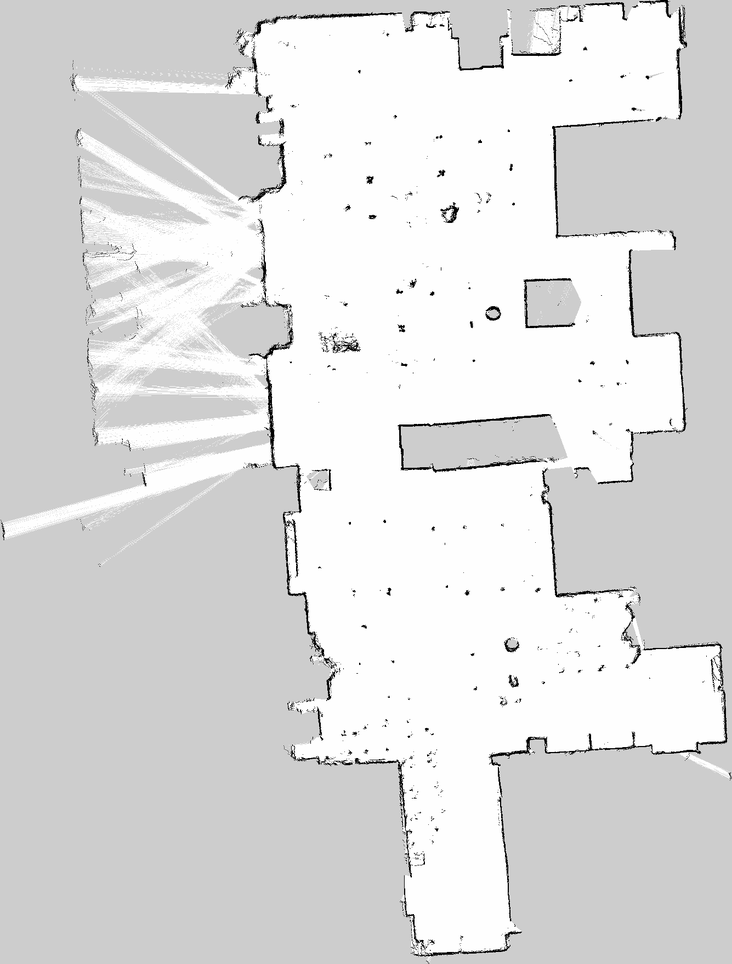
#> input picture room1.pgm, 732 x 964 px, shrunk from 1335 x 1760 before the run
$ python -i utils.py   (imports and definitions only)
#> lines starting #> are read from the running program, lines starting #| are printed output that depends on the picture; after the words box and inside, x2 and y2 are one past the last pixel; in counts of white or black regions, pixels touching at a corner belong together
#> further down, picture is the input picture: shape (964, 732, 3); min 0, max 255, mean 222.2
#### Importing Libraries ###
import cv2
import numpy as np
import matplotlib.pyplot as plt
import math


def noise_reduction(img):
    blurred = cv2.medianBlur(img, 3)  ## Removal of Salt and pepper noise
    # _, binary = cv2.threshold(blurred, 127, 255, cv2.THRESH_BINARY)  # Create binary image.
    # kernel = np.ones((2, 2), np.uint8)  # Define the structuring element
    # closed = cv2.morphologyEx(binary, cv2.MORPH_CLOSE, kernel, iterations=2) # Apply Closing
    kernel = np.ones((2, 2), np.uint8)
    eroded = cv2.morphologyEx(blurred, cv2.MORPH_ERODE, kernel, iterations=2)  # Apply erosion
    return eroded


def line_detection(img):
    high_thresh, thresh_im = cv2.threshold(cv2.cvtColor(img, cv2.COLOR_BGR2GRAY), 0, 255,
                                           cv2.THRESH_BINARY + cv2.THRESH_OTSU)
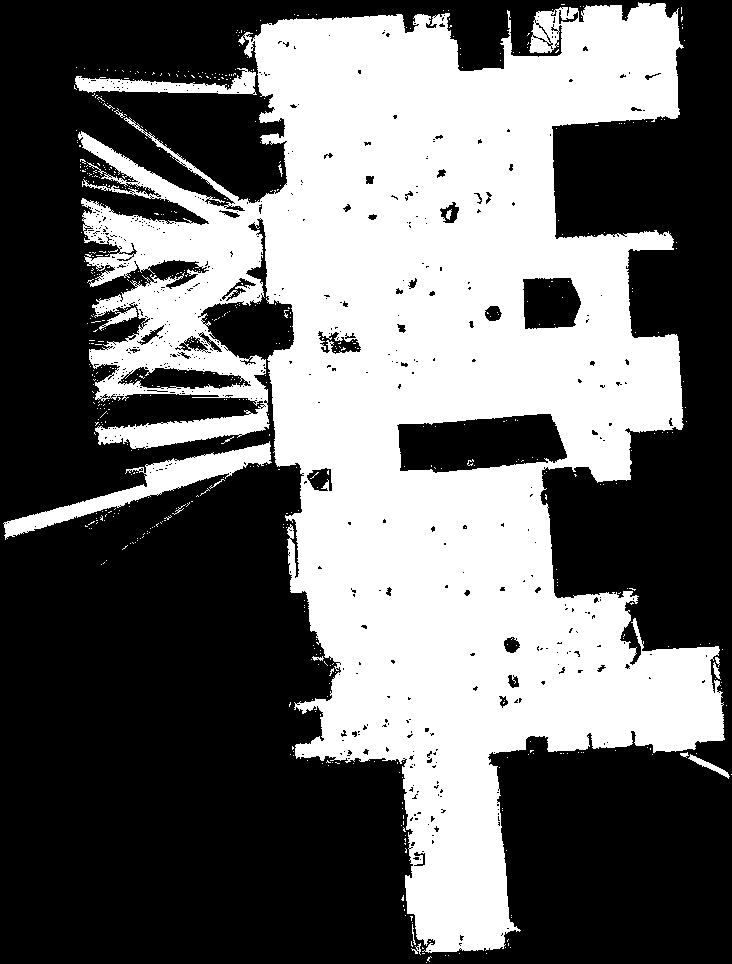
#> thresh_im: shape (964, 732); 41.6% white; 593 white regions (576 under 20 px), largest, box (x1, y1, x2, y2) and area: (78, 2, 725, 953) 284123, (3, 441, 272, 540) 5174, (75, 68, 257, 95) 2102
#> high_thresh = 226
    lowThresh = 0.5 * high_thresh
#> lowThresh = 113
    ## 1. Canny Edge Detector
    edges = cv2.Canny(img, lowThresh, high_thresh)
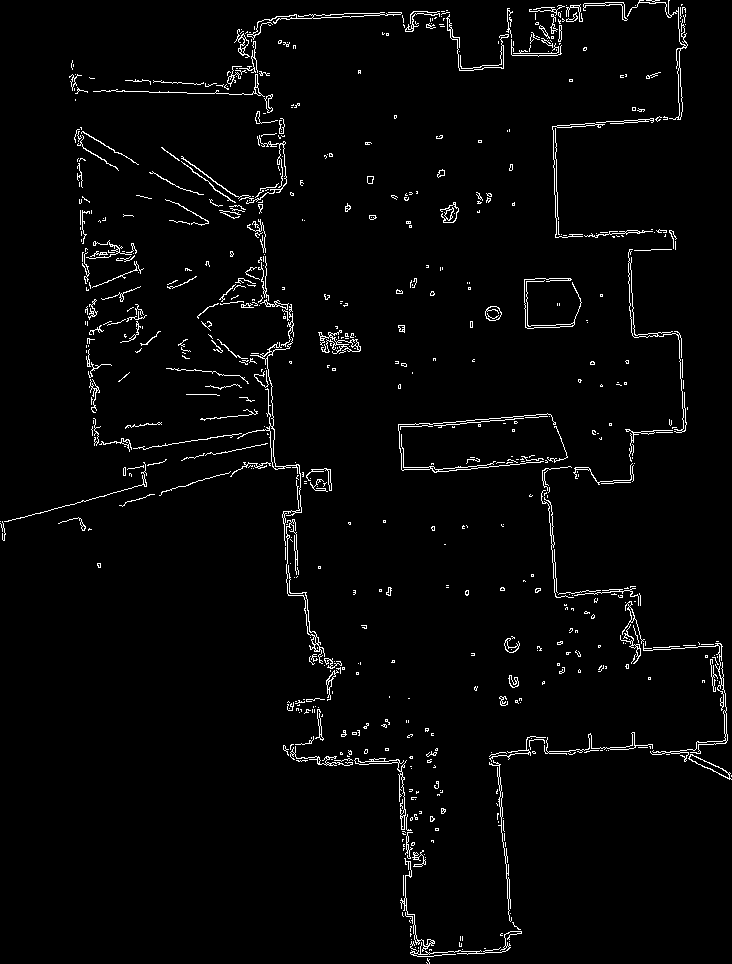
#> edges: shape (964, 732); 2.6% white in thin lines or dots
    kernel = np.ones((2, 2), np.uint8)
    ## 2. Dilating the edges
    morph = cv2.morphologyEx(edges, cv2.MORPH_DILATE, kernel)  ## Dilate the edges
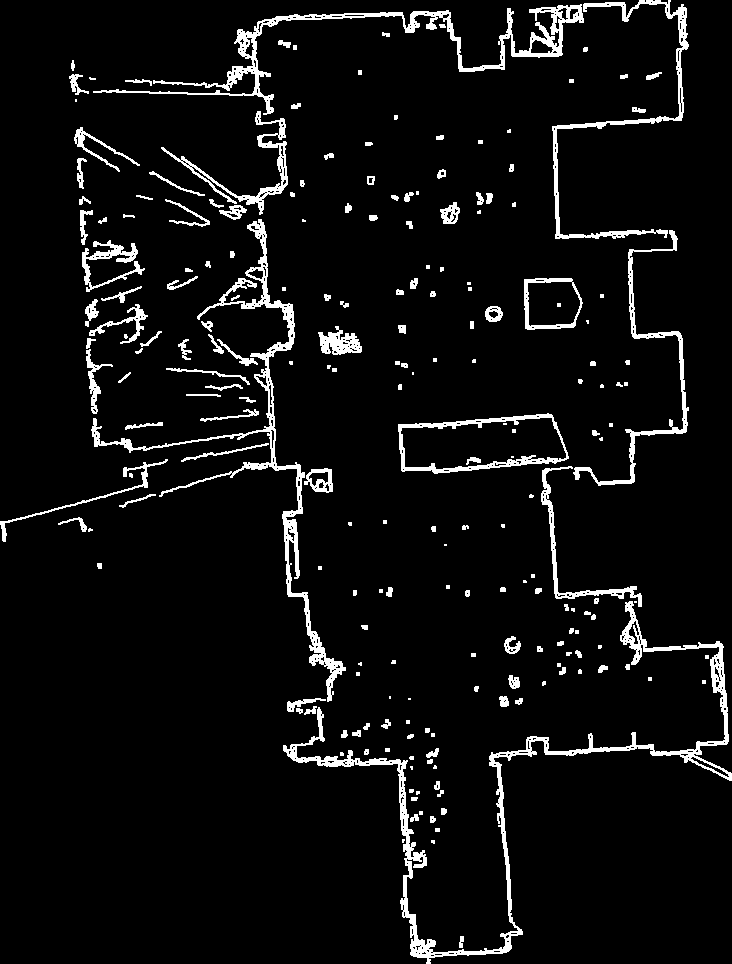
#> morph: shape (964, 732); 5.7% white; 214 white regions (67 under 20 px), largest, box (x1, y1, x2, y2) and area: (283, 601, 732, 964) 7347, (91, 219, 346, 702) 5530, (93, 4, 584, 115) 4855
    # 3. Hough Transform with Adjusted Parameters
    gray = cv2.cvtColor(img, cv2.COLOR_BGR2GRAY)
    lines = cv2.HoughLinesP(morph, 1, np.pi / 180, 30, minLineLength=20, maxLineGap=15)  # Adjusted parameters
#> lines = 825 rows, first 6: [255, 26, 259, 146], [541, 7, 670, 0], [251, 56, 254, 94], [76, 74, 77, 94], [262, 20, 450, 14], [253, 34, 256, 94]
    # 4. Line Filtering (More Reasonable Length)
    filtered_lines = []
    if lines is not None:
        for line in lines:
            x1, y1, x2, y2 = line[0]
            length = np.sqrt((x2 - x1) ** 2 + (y2 - y1) ** 2)
            if length > 10:  # More reasonable length threshold
                filtered_lines.append(line[0])
#> this loop made 825 passes
#> (x1, y1, x2, y2, length) on passes 1 to 3: (255, 26, 259, 146, 120.1), (541, 7, 670, 0, 129.2), (251, 56, 254, 94, 38.12)
#> after the loop, filtered_lines = 825 items, first 6: [255, 26, 259, 146], [541, 7, 670, 0], [251, 56, 254, 94], [76, 74, 77, 94], [262, 20, 450, 14], [253, 34, 256, 94]

    # 5 Create Floor Plan Image
    floor_plan = np.zeros_like(gray)
    if filtered_lines:
        for line in filtered_lines:
            x1, y1, x2, y2 = line
            cv2.line(floor_plan, (x1, y1), (x2, y2), 255, 2)
#> this loop made 825 passes
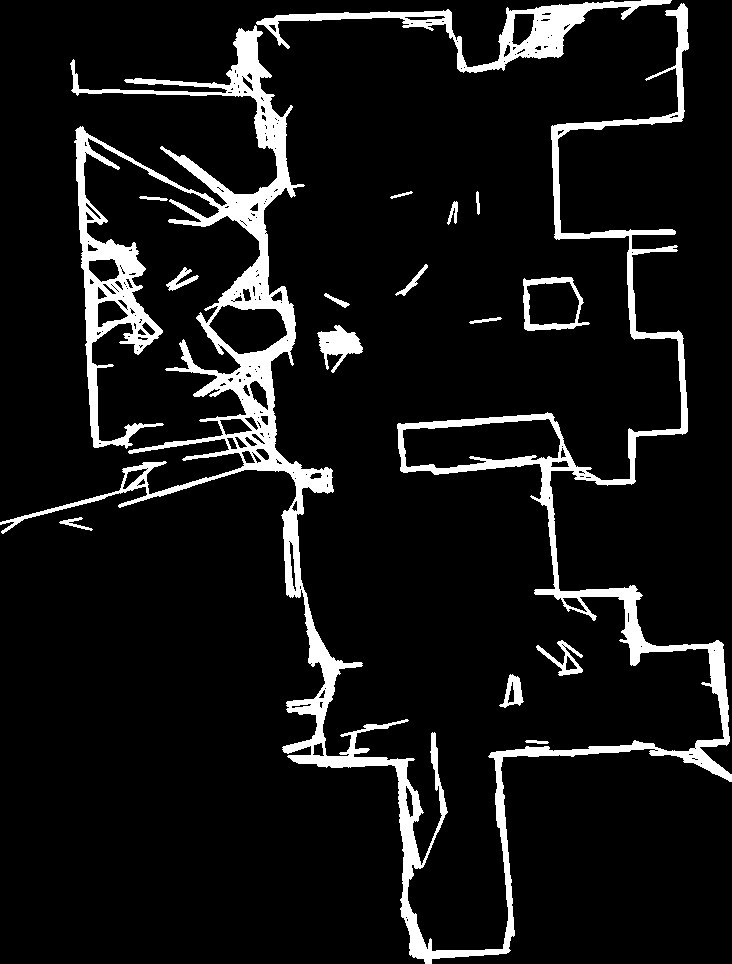
#> floor_plan: shape (964, 732); 8.9% white; 16 white regions, largest, box (x1, y1, x2, y2) and area: (0, 3, 732, 964) 52972, (256, 0, 672, 73) 5878, (317, 325, 363, 373) 1059
    return floor_plan


def morph_operation_to_get_line(img):
    # Morphological Operations
    kernel = np.ones((3, 3), np.uint8)
    morph = cv2.morphologyEx(img, cv2.MORPH_DILATE, kernel)
    # morph2 = cv2.morphologyEx(morph, cv2.MORPH_OPEN, kernel,iterations=2)

    return morph


# [46 lines of commented-out code are left out]

def refine_boundary(img, area_min):
    ###area_min: Minimum area for contour detection##
    contours, hierarchy = cv2.findContours(img, cv2.RETR_EXTERNAL, cv2.CHAIN_APPROX_NONE)
    refined_img = np.zeros_like(img)
    for contour in contours:
        # Check if the contour is closed (area > 0)
        if cv2.contourArea(contour) > area_min:
            # Approximate the contour with a polygon
            epsilon = 0.0005 * cv2.arcLength(contour, True)  # Adjust epsilon for accuracy
            approx = cv2.approxPolyDP(contour, epsilon, True)
            cv2.drawContours(refined_img, [approx], 0, 255, thickness=2)

    return refined_img
    # Create a blank image to draw the refined boundaries

>>> import cv2
>>> picture = cv2.imread('room1.pgm')
>>> result = line_detection(picture)

$ run again, on room2.pgm
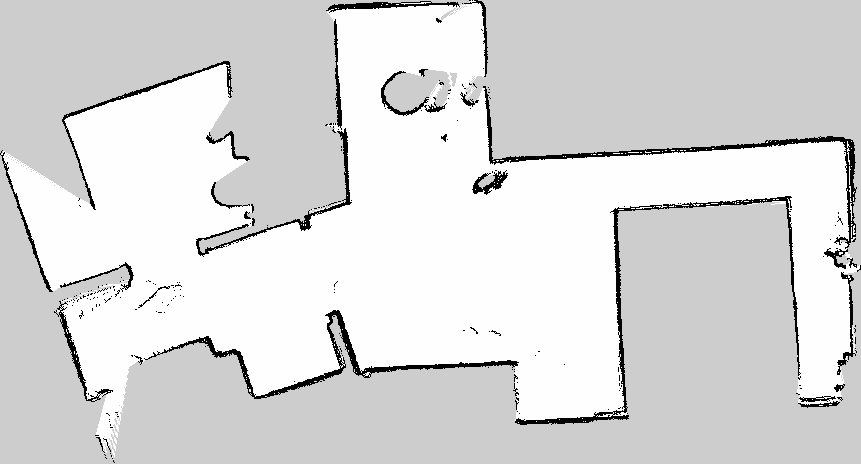
#> input picture room2.pgm, 861 x 464 px
#> picture is the input picture: shape (464, 861, 3); min 0, max 254, mean 218
#> in line_detection, `high_thresh, thresh_im = cv2.threshold(cv2.cvtColor(img, cv2.COLOR_BGR..`:
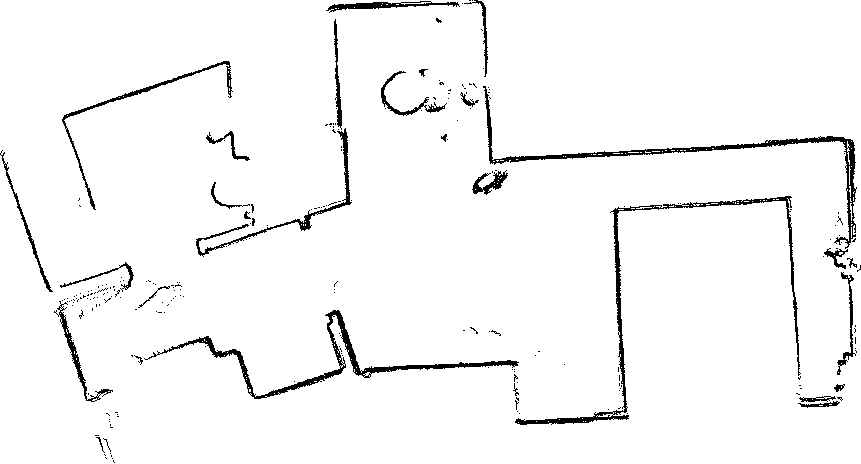
#> thresh_im: shape (464, 861); 96.4% white; 234 black regions (205 under 20 px), largest, box (x1, y1, x2, y2) and area: (483, 86, 857, 249) 2444, (515, 196, 801, 425) 2388, (144, 310, 519, 399) 2353
#> high_thresh = 0
#> edges: shape (464, 861); 2.6% white in thin lines or dots
#> morph: shape (464, 861); 6% white in thin lines or dots
#> lines = 361 rows, first 6: [489, 163, 729, 150], [489, 161, 793, 145], [2, 151, 50, 292], [198, 253, 353, 200], [619, 240, 625, 420], [488, 159, 853, 139]
#> the loop in line_detection, `for line in lines:` made 361 passes
#> (x1, y1, x2, y2, length) on passes 1 to 3: (489, 163, 729, 150, 240.4), (489, 161, 793, 145, 304.4), (2, 151, 50, 292, 148.9)
#> after the loop in line_detection, `for line in lines:`: filtered_lines = 361 items, first 6: [489, 163, 729, 150], [489, 161, 793, 145], [2, 151, 50, 292], [198, 253, 353, 200], [619, 240, 625, 420], [488, 159, 853, 139]
#> the loop in line_detection, `for line in filtered_lines:` made 361 passes
#> after the loop in line_detection, `for line in filtered_lines:`:
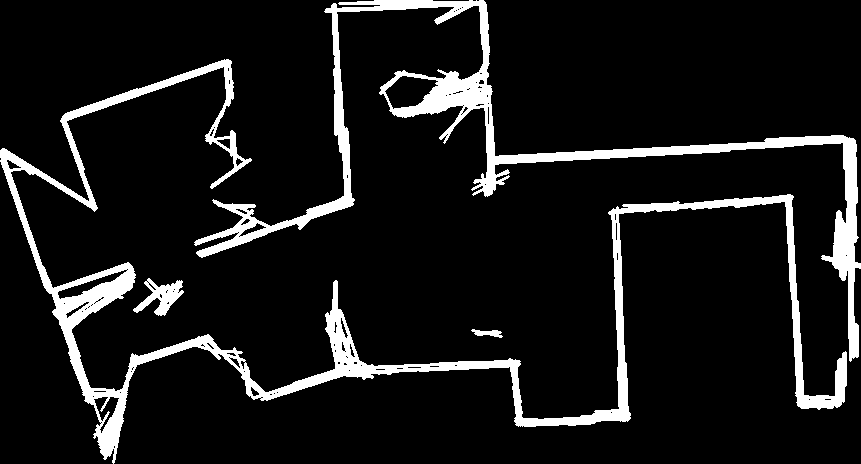
#> floor_plan: shape (464, 861); 9.5% white; 4 white regions, box (x1, y1, x2, y2) and area: (0, 59, 847, 464) 21293, (194, 0, 861, 362) 15747, (133, 278, 184, 316) 830, (471, 329, 503, 338) 155

$ run again, on room3.pgm
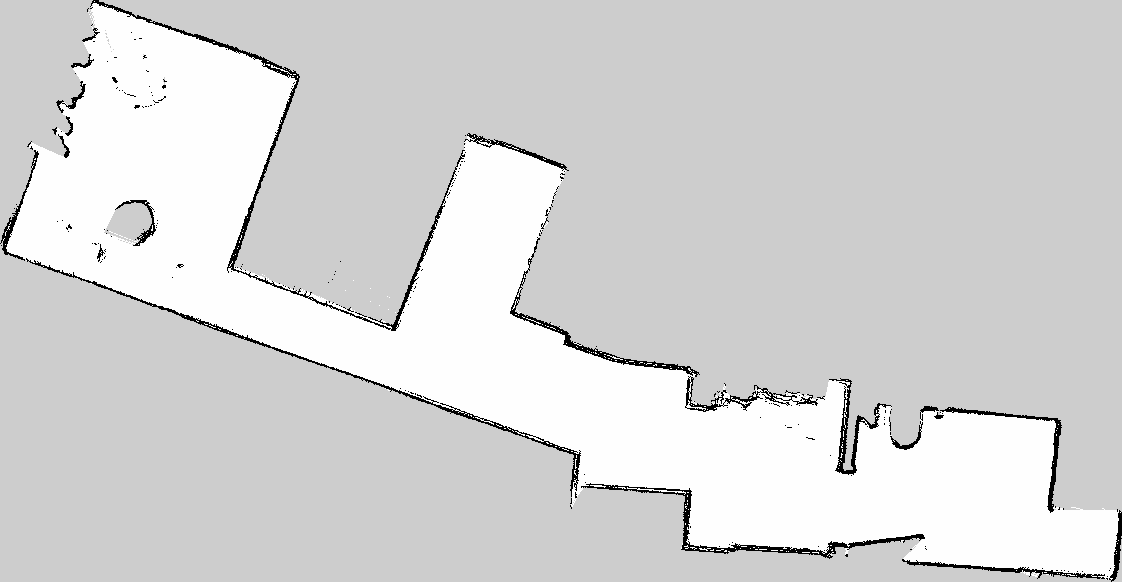
#> input picture room3.pgm, 1122 x 582 px
#> picture is the input picture: shape (582, 1122, 3); min 0, max 254, mean 213.4
#> in line_detection, `high_thresh, thresh_im = cv2.threshold(cv2.cvtColor(img, cv2.COLOR_BGR..`:
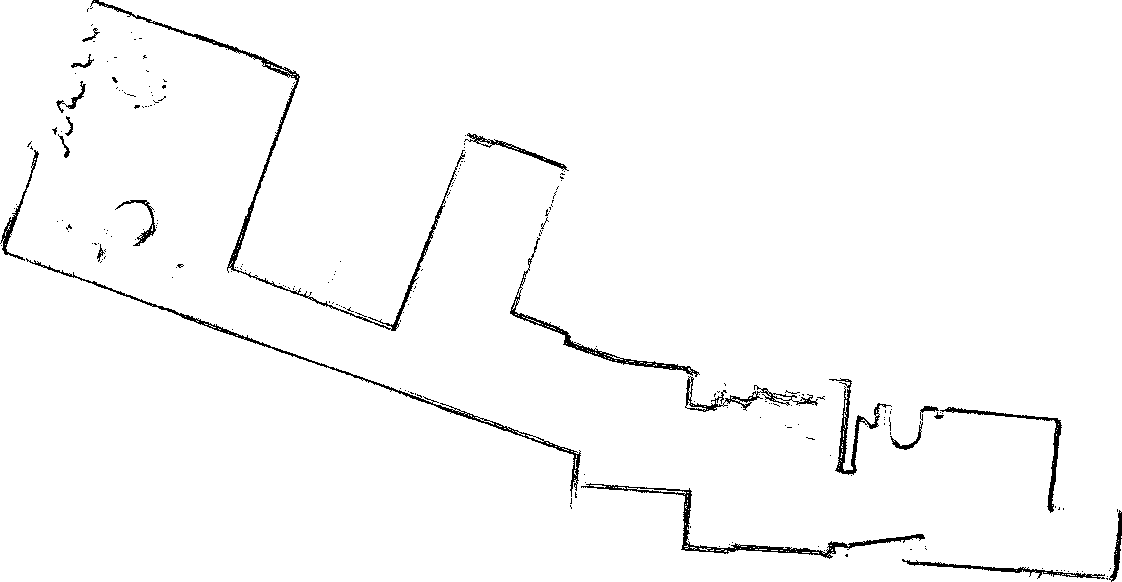
#> thresh_im: shape (582, 1122); 97.9% white; black in thin lines or dots
#> high_thresh = 0
#> edges: shape (582, 1122); 1.6% white in thin lines or dots
#> morph: shape (582, 1122); 3.7% white; 55 white regions (28 under 20 px), largest, box (x1, y1, x2, y2) and area: (86, 0, 894, 478) 10720, (0, 127, 582, 510) 4493, (580, 481, 1108, 581) 3647
#> lines = 331 rows, first 6: [2, 248, 580, 459], [286, 350, 581, 457], [654, 487, 691, 500], [2, 251, 361, 381], [902, 561, 1117, 576], [574, 349, 656, 368]
#> the loop in line_detection, `for line in lines:` made 331 passes
#> (x1, y1, x2, y2, length) on passes 1 to 3: (2, 248, 580, 459, 615.3), (286, 350, 581, 457, 313.8), (654, 487, 691, 500, 39.22)
#> after the loop in line_detection, `for line in lines:`: filtered_lines = 331 items, first 6: [2, 248, 580, 459], [286, 350, 581, 457], [654, 487, 691, 500], [2, 251, 361, 381], [902, 561, 1117, 576], [574, 349, 656, 368]
#> the loop in line_detection, `for line in filtered_lines:` made 331 passes
#> after the loop in line_detection, `for line in filtered_lines:`:
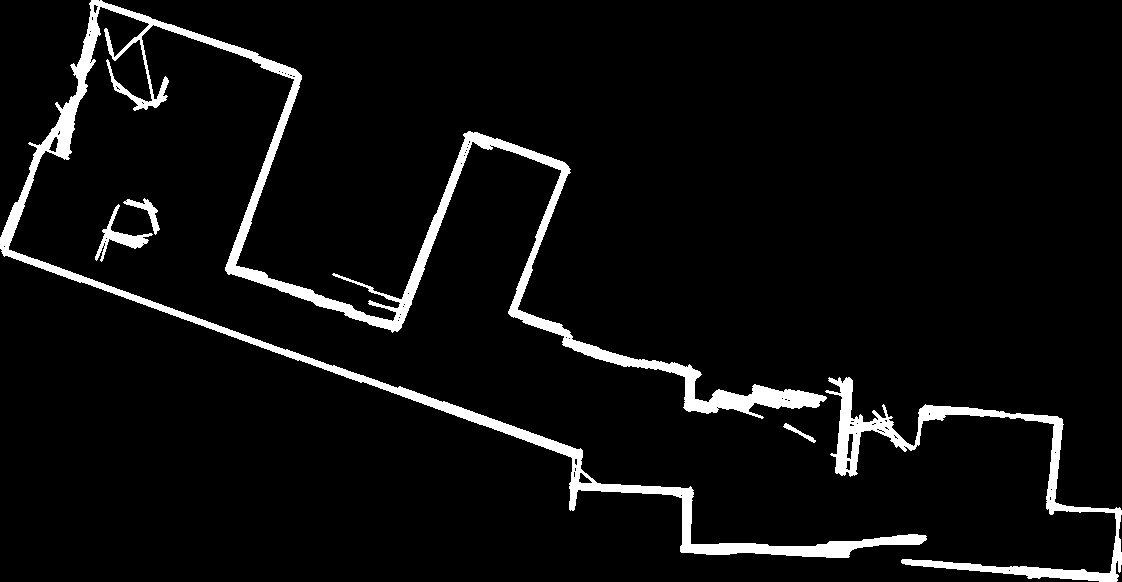
#> floor_plan: shape (582, 1122); 5.4% white; 5 white regions, box (x1, y1, x2, y2) and area: (0, 0, 927, 558) 27366, (825, 377, 1122, 582) 6983, (95, 204, 153, 262) 739, (123, 198, 160, 235) 357, (783, 423, 816, 443) 141
